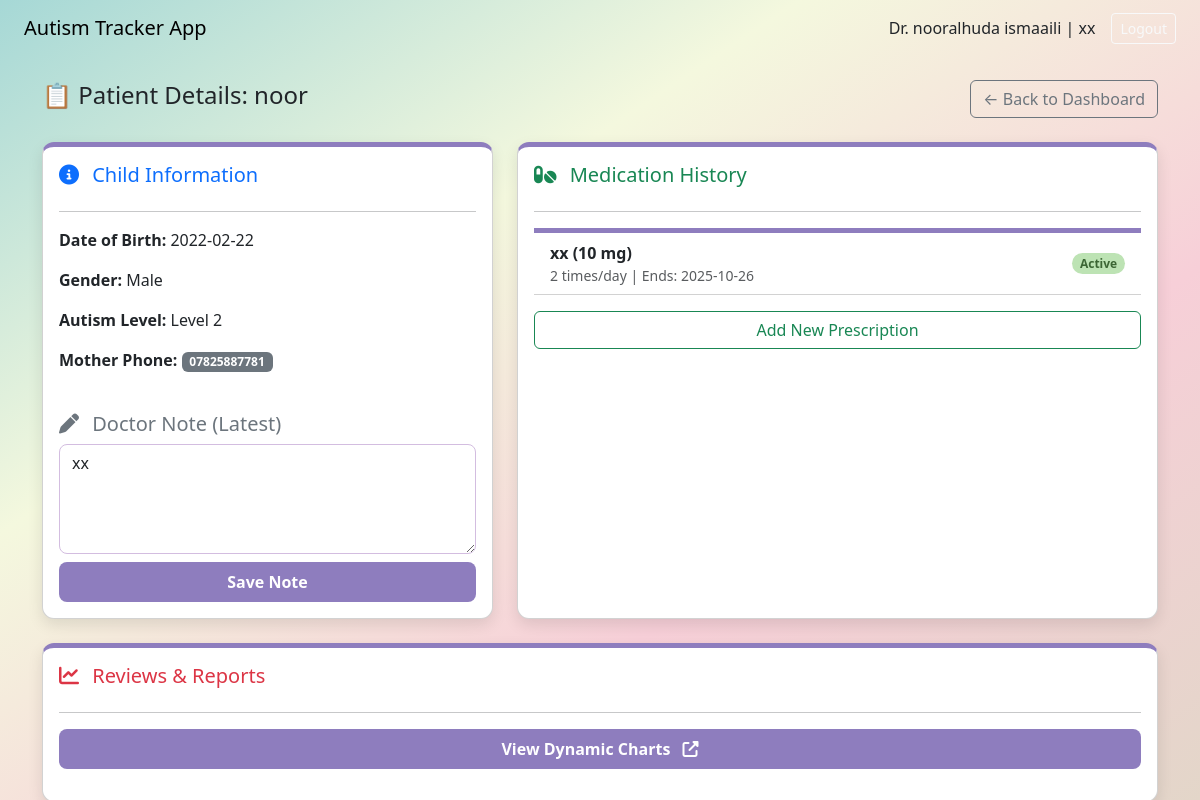
The page /doctor/child_details/1 (signed in) on the database its author committed.
### model.py (models this page shows, shortened)
class DoctorRegister(db.Model):
    __tablename__ = 'doctor_register'
    doctor_id = db.Column(db.Integer, primary_key=True, unique=True)
    name = db.Column(db.String(100), nullable=False)
    user_name = db.Column(db.String(100), unique=True, nullable=False)
    phone_number = db.Column(db.String(15), unique=True, nullable=False)
    specialty = db.Column(db.String(100), nullable=False)
    password = db.Column(db.String(100), nullable=False)

class Child(db.Model):
    __tablename__ = 'child'
    child_id = db.Column(db.Integer, primary_key=True, unique=True)
    mother_id = db.Column(db.Integer, db.ForeignKey('mother_register.mother_id'), nullable=True)
    name = db.Column(db.String(100), nullable=False)
    BD = db.Column(db.DateTime, nullable=False)
    gender = db.Column(db.String(10), nullable=False)  # "male" or "female"
    level = db.Column(db.Integer, nullable=False)
    note = db.Column(db.Text, nullable=True)
    doctor_links = db.relationship('DoctorsChild', backref='child', lazy=True)
    activities = db.relationship('Activities', backref='child', lazy=True)
    medicines = db.relationship('Medicine', backref='child', lazy=True)

class MotherRegister(db.Model):
    __tablename__ = 'mother_register'
    mother_id = db.Column(db.Integer, primary_key=True, unique=True)
    user_name = db.Column(db.String(100), unique=True, nullable=True)
    phone_number = db.Column(db.String(15), unique=True, nullable=False)
    password = db.Column(db.String(100), nullable=True)
    children = db.relationship('Child', backref='mother', lazy=True)

class Medicine(db.Model):
    __tablename__ = 'medicine'
    medicine_id = db.Column(db.Integer, primary_key=True, unique=True)
    child_id = db.Column(db.Integer, db.ForeignKey('child.child_id'), nullable=False)
    doctor_id = db.Column(db.Integer, db.ForeignKey('doctor_register.doctor_id'), nullable=False)
    medicine_name = db.Column(db.String(100), nullable=False)
    dosage = db.Column(db.Integer, nullable=False)
    time_per_day = db.Column(db.Integer, nullable=False)
    start_date = db.Column(db.DateTime, nullable=False)
    finishdate = db.Column(db.DateTime, nullable=False)
    note = db.Column(db.Text, nullable=True)

### app.py (the view, shortened to what this page needs)
@app.route('/doctor/child_details/<int:child_id>', methods=['GET', 'POST'])
def doctor_child_details(child_id):
    doctor_id = session.get('doctor_id')
    doctor = DoctorRegister.query.get(doctor_id)
    if 'doctor_name' not in session:
        flash("الرجاء تسجيل الدخول كطبيب.", "danger")
        return redirect(url_for('doctor_login'))
    child = db.session.get(Child, child_id)
    if not child:
        flash("Patient not found.", "danger")
        return redirect(url_for('doctor_dashboard'))
    medicines = Medicine.query.filter_by(child_id=child_id).order_by(Medicine.start_date.desc()).all()
    doctor_reviews = DoctorReview.query.filter_by(child_id=child_id).order_by(DoctorReview.created_time.desc()).all()
    return render_template('doctor_child_details.html',doctor_name=doctor.name,
        specialty=doctor.specialty,
                           child=child,
                           medicines=medicines,
                           reviews=doctor_reviews)

### templates/doctor_child_details.html (shortened to what this page needs)
{% extends 'base_doctor.html' %}
{% block content %}
<div class="container mt-4">
    <div class="d-flex justify-content-between align-items-center mb-4">
        <h4>📋 Patient Details: {{ child.name }}</h4>
        <a href="{{ url_for('doctor_dashboard') }}" class="btn btn-outline-secondary">
            &larr; Back to Dashboard
        </a>
    </div>
    <div class="row g-4">
        <div class="col-md-5">
            <div class="card card-box p-3 h-100">
                <h5 class="card-title text-primary"><i class="fas fa-info-circle me-2"></i> Child Information</h5>
                <hr>
                <p><strong>Date of Birth:</strong> {{ child.BD.strftime('%Y-%m-%d') }}</p>
                <p><strong>Gender:</strong> {{ 'Male' if child.gender == 'male' else 'Female' }}</p>
                <p><strong>Autism Level:</strong> Level {{ child.level }}</p>
                <p><strong>Mother Phone:</strong> <span class="badge bg-secondary">{{ child.mother.phone_number if child.mother else 'N/A' }}</span></p>
                <h5 class="mt-4 text-secondary"><i class="fas fa-pen me-2"></i> Doctor Note (Latest)</h5>
                <form method="POST" action="{{ url_for('doctor_child_details', child_id=child.child_id) }}">
                    <textarea name="doctor_note" class="form-control mb-2" rows="4" placeholder="Enter your summary or notes here..." required>{{ child.note or '' }}</textarea>
                    <button type="submit" class="btn btn-main w-100">Save Note</button>
                </form>
            </div>
        </div>
        <div class="col-md-7">
            <div class="card card-box p-3 h-100">
                <h5 class="card-title text-success"><i class="fas fa-pills me-2"></i> Medication History</h5>
                <hr>
                {% if medicines %}
                    <ul class="list-group list-group-flush">
                        {% for med in medicines %}
                        <li class="list-group-item d-flex justify-content-between align-items-center">
                            <div>
                                <strong>{{ med.medicine_name }} ({{ med.dosage }} mg)</strong>
                                <small class="d-block text-muted">
                                    {{ med.time_per_day }} times/day | Ends: {{ med.finishdate.strftime('%Y-%m-%d') }}
                                </small>
                            </div>
                            <span class="badge bg-success rounded-pill">Active</span>
                        </li>
                        {% endfor %}
                    </ul>
                {% else %}
                    <div class="alert alert-info mt-3">No active medication registered.</div>
                {% endif %}
                <a href="{{ url_for('add_prescription', child_id=child.child_id) }}" class="btn btn-outline-success mt-3">
     Add New Prescription
</a>
            </div>
        </div>
    </div>
    <div class="row mt-4">
        <div class="col-12">
            <div class="card card-box p-3">
                <h5 class="card-title text-danger"><i class="fas fa-chart-line me-2"></i> Reviews & Reports</h5>
                <hr>
                <a href="{{ url_for('doctor_reports', child_id=child.child_id) }}"
   target="_blank"
   class="btn btn-main mb-3">
    View Dynamic Charts  <i class="fas fa-external-link-alt ms-2"></i>
</a>
            </div>
        </div>
    </div>
</div>
{% endblock %}

### templates/base_doctor.html (shortened to what this page needs)
<!DOCTYPE html>
<html lang="en">
<head>
  <link href="https://cdn.jsdelivr.net/npm/bootstrap@5.3.3/dist/css/bootstrap.min.css" rel="stylesheet">
  <link rel="stylesheet" href="https://cdnjs.cloudflare.com/ajax/libs/font-awesome/6.5.1/css/all.min.css">
</head>
<body>
  <nav class="navbar navbar-expand-lg px-4">
    <a class="navbar-brand" href="{{ url_for('doctor_dashboard') }}">Autism Tracker App</a>
    <div class="ms-auto d-flex align-items-center">
      <span class="doctor-info">
        Dr. {{ doctor_name }} | {{ specialty }}
      </span>
      <a href="{{ url_for('doctor_login') }}" class="btn btn-sm btn-outline-light ms-3">Logout</a>
    </div>
  </nav>
  {% block content %}{% endblock %}
</body>
</html>

### templates/base_doctor.html (style rules this page uses)
body { background: linear-gradient(to bottom right, #A6D8D6, #F4F8DE, #F7CFD8, #E3D6C9); min-height: 100vh; background-attachment: fixed; }
.card-box { background: white; border-radius: 12px; padding: 20px; box-shadow: 0 6px 15px rgba(0, 0, 0, 0.1); border-top: 5px solid #8E7DBE; }
.btn-main { background-color: #8E7DBE; color: white; border: none; font-weight: 600; padding: 8px 18px; border-radius: 8px; transition: background-color 0.3s; }
.badge.bg-success { background-color: #BDE3B4 !important; color: #3C6634 !important; }
.form-control { border-radius: 8px; border-color: #D3BDE0; }

### rows shown on the page
DoctorRegister: name "nooralhuda ismaaili", specialty "xx"
Child: name "noor", BD "2022-02-22", gender "Male", level "2", doctor_note "xx"
MotherRegister: mother "07825887781"
Medicine: medicine_name "xx", dosage "10", time_per_day "2", finishdate "2025-10-26"
